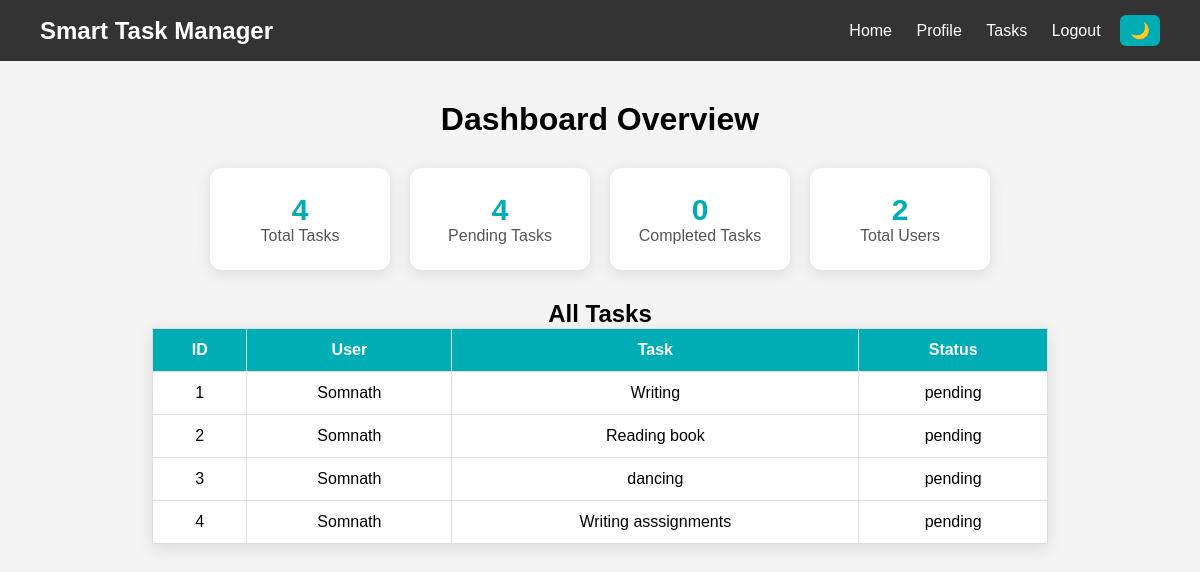
Page /admin (signed in) on the earlier database version.
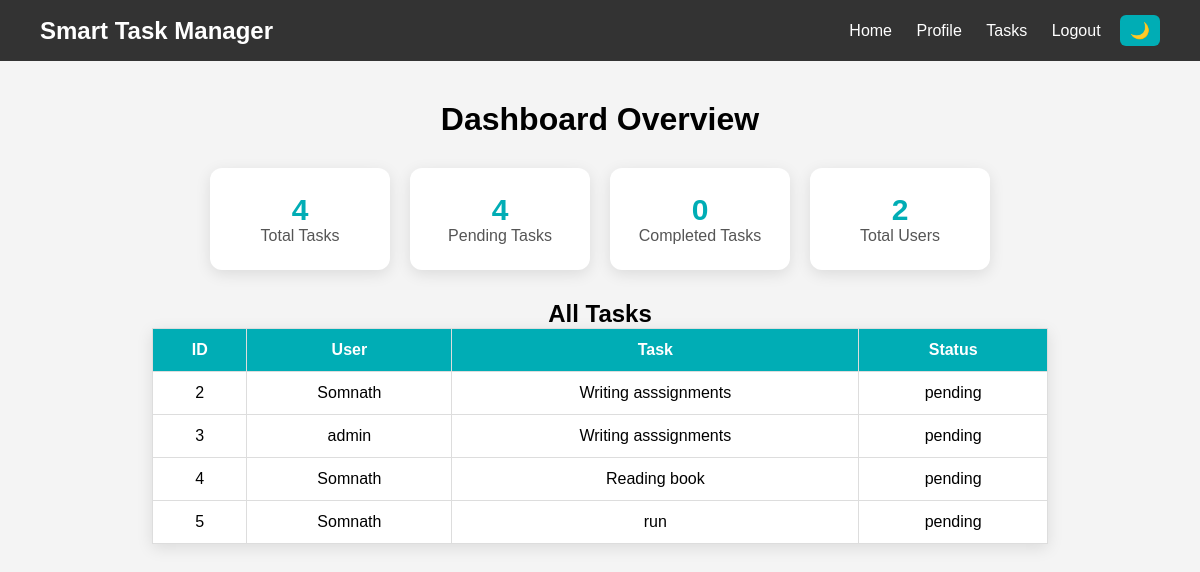
Same page on the later database version.
### tables this page shows
CREATE TABLE tasks (
        id INTEGER PRIMARY KEY AUTOINCREMENT,
        username TEXT,
        task TEXT,
        status TEXT DEFAULT 'pending',
        deadline TEXT,
        priority TEXT DEFAULT 'Medium'
    );

### app.py (the view)
@app.route('/admin')
def admin():
    if 'user' not in session:
        return redirect('/login')
    if session.get('role') != 'admin':
        return "❌ Access Denied"
    conn = sqlite3.connect("data.db")
    c = conn.cursor()
    c.execute("SELECT * FROM tasks")
    tasks = c.fetchall()
    c.execute("SELECT COUNT(*) FROM tasks")
    total_tasks = c.fetchone()[0]
    c.execute("SELECT COUNT(*) FROM tasks WHERE status='pending'")
    pending_tasks = c.fetchone()[0]
    c.execute("SELECT COUNT(*) FROM tasks WHERE status='completed'")
    completed_tasks = c.fetchone()[0]
    c.execute("SELECT COUNT(*) FROM users")
    total_users = c.fetchone()[0]
    conn.close()
    return render_template(
        'admin.html',
        tasks=tasks,
        total_tasks=total_tasks,
        pending_tasks=pending_tasks,
        completed_tasks=completed_tasks,
        total_users=total_users
    )

### templates/admin.html
{% extends "base.html" %}
{% block content %}
    <div class="admin-container">
        <h1>Dashboard Overview</h1>
        <div class="stats">
            <div class="card">
                <h2>{{ total_tasks }}</h2>
                <p>Total Tasks</p>
            </div>
            <div class="card">
                <h2>{{ pending_tasks }}</h2>
                <p>Pending Tasks</p>
            </div>
            <div class="card">
                <h2>{{ completed_tasks }}</h2>
                <p>Completed Tasks</p>
            </div>
            <div class="card">
                <h2>{{ total_users }}</h2>
                <p>Total Users</p>
            </div>
        </div>
        <h2>All Tasks</h2>
        <table>
            <tr>
                <th>ID</th>
                <th>User</th>
                <th>Task</th>
                <th>Status</th>
            </tr>
            {% for task in tasks %}
            <tr>
                <td>{{ task[0] }}</td>
                <td>{{ task[1] }}</td>
                <td>{{ task[2] }}</td>
                <td>{{ task[3] }}</td>
            </tr>
            {% endfor %}
        </table>
    </div>
{% endblock %}

### templates/base.html (shortened to what this page needs)
<!DOCTYPE html>
<html lang="en">
<head>
    <link rel="stylesheet" href="{{ url_for('static', filename='style.css') }}">
</head>
<body>
    <nav>
        <div class="logo">
            Smart Task Manager
        </div>
        <div class="nav-links">
            <a href="/">Home</a>
            {% if session.get('user') %}
                <a href="/profile">Profile</a>
                <a href="/tasks">Tasks</a>
                <a href="/logout">Logout</a>
            {% else %}
                <a href="/login">Login</a>
                <a href="/register">Register</a>
            {% endif %}
            <button id="darkToggle" class="dark-btn">🌙</button>
        </div>
    </nav>
{% block content %}{% endblock %}
</body>
</html>

### static/style.css (style rules this page uses)
body, nav, .login-box, .feature-card, .task-item, .card, .stat-card, .extra-card, table, input, button { transition: background-color 0.3s ease, color 0.3s ease, border-color 0.3s ease; }
* { margin: 0; padding: 0; box-sizing: border-box; }
body { font-family: Arial, sans-serif; background-color: #f4f4f4; }
nav { background-color: #333; padding: 15px 40px; display: flex; justify-content: space-between; align-items: center; }
.logo { color: white; font-size: 24px; font-weight: bold; }
.nav-links a { color: white; text-decoration: none; margin-left: 20px; font-size: 16px; }
.admin-container { padding: 40px; text-align: center; }
.stats { display: flex; justify-content: center; gap: 20px; flex-wrap: wrap; margin: 30px 0; }
.card { background-color: white; padding: 25px; width: 180px; border-radius: 12px; box-shadow: 0 4px 15px rgba(0, 0, 0, 0.1); text-align: center; transition: 0.3s; }
.card h2 { font-size: 30px; color: #00adb5; }
.card p { color: #555; }
table { width: 80%; margin: auto; border-collapse: collapse; background: white; box-shadow: 0 4px 15px rgba(0, 0, 0, 0.1); }
table th, table td { padding: 12px; border: 1px solid #ddd; }
table th { background-color: #00adb5; color: white; }
.dark-btn { background: #00adb5; border: none; color: white; padding: 6px 10px; border-radius: 6px; cursor: pointer; font-size: 16px; margin-left: 15px; }
html { scroll-behavior: smooth; }
button, .hero-btn, .done-btn, .delete-btn { transition: all 0.3s ease; }

Differences in the rows shown:
removed tasks: id "1", username "Somnath", task "Writing", status "pending"
changed tasks id 2: task "Reading book" → "Writing asssignments"
changed tasks id 3: username "Somnath" → "admin"; task "dancing" → "Writing asssignments"
changed tasks id 4: task "Writing asssignments" → "Reading book"
added tasks: id "5", username "Somnath", task "run", status "pending"
